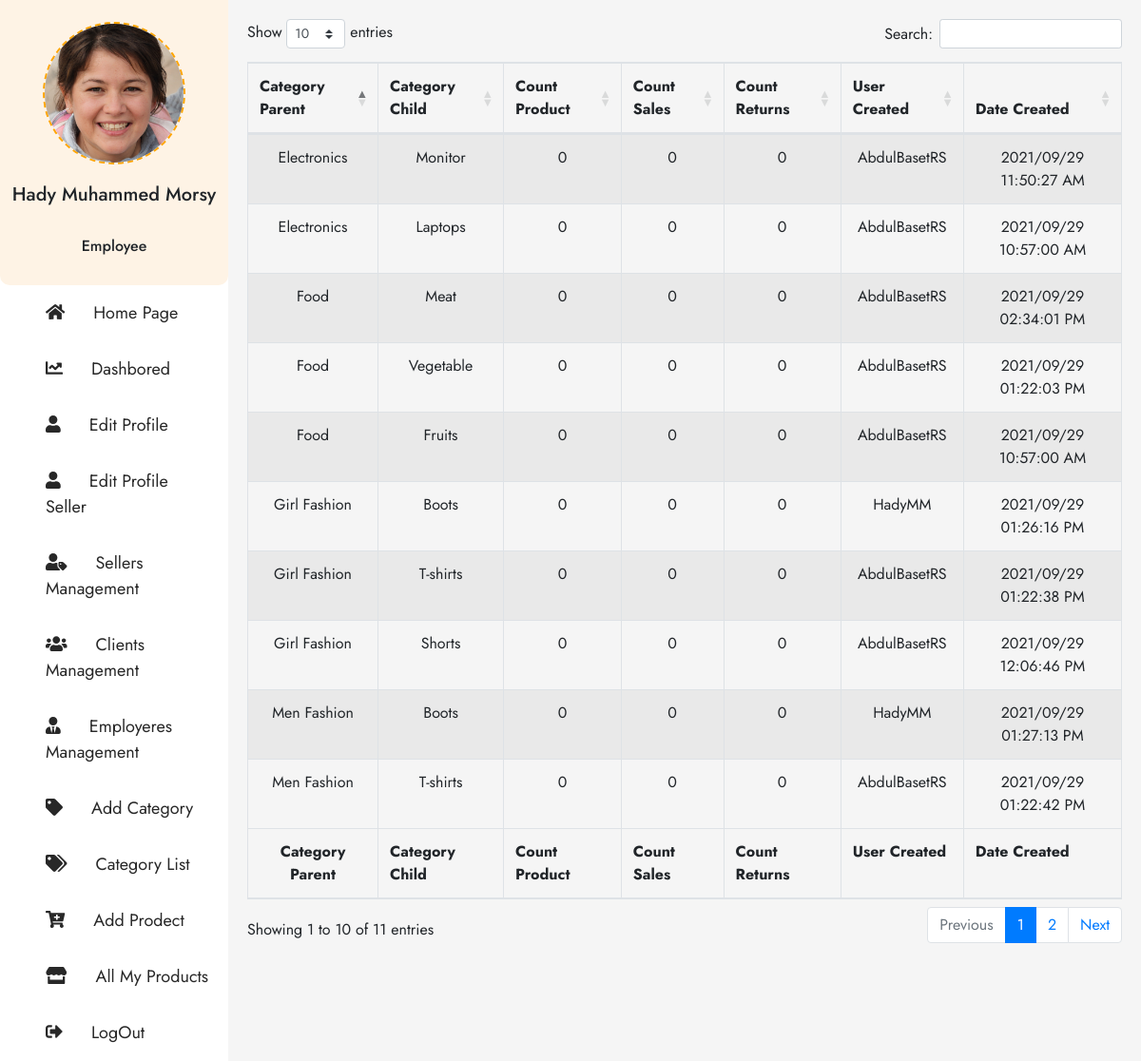
Page /Category-List.php (signed in) on the committed database.
### tables this page shows
CREATE TABLE `ha_category_list` (
  `HA_C_L_ID` bigint(20) UNSIGNED NOT NULL,
  `HA_C_L_Name_Parent` varchar(255) NOT NULL,
  `HA_C_L_Name_Child` varchar(255) NOT NULL,
  `HA_C_L_Parent_ID` varchar(255) NOT NULL,
  `HA_C_L_Status` varchar(255) NOT NULL,
  `HA_C_L_Count_Products` varchar(255) NOT NULL,
  `HA_C_L_Count_Sales` varchar(255) NOT NULL,
  `HA_C_L_Count_Returns` varchar(255) NOT NULL,
  `HA_C_L_Date_Created` varchar(255) NOT NULL,
  `HA_C_L_Time_Created` varchar(255) NOT NULL,
  `HA_C_L_User_ID_Created` varchar(255) NOT NULL
);

CREATE TABLE `ha_users` (
  `HA_U_ID` bigint(20) UNSIGNED NOT NULL,
  `HA_U_Username` varchar(255) NOT NULL,
  `HA_U_Password` varchar(255) NOT NULL,
  `HA_U_User_Status` varchar(255) NOT NULL,
  `HA_U_Last_Login` varchar(255) NOT NULL,
  `HA_U_First_Name` varchar(255) NOT NULL,
  `HA_U_Second_Name` varchar(255) NOT NULL,
  `HA_U_Last_Name` varchar(255) NOT NULL,
  `HA_U_Country` varchar(255) NOT NULL,
  `HA_U_Email` varchar(255) NOT NULL,
  `HA_U_User_Type` varchar(255) NOT NULL,
  `HA_P_Views` varchar(255) NOT NULL,
  `HA_U_Sales` varchar(255) NOT NULL,
  `HA_U_Purchase` varchar(255) NOT NULL,
  `HA_U_Date_Created` varchar(255) NOT NULL,
  `HA_U_Time_Created` varchar(255) NOT NULL
);

### Datebase/DB_Category_List.php (called while the page is built, shortened)
<?php
    $SQL_Category_List = 'SELECT * FROM ha_category_list WHERE HA_C_L_Status = "Active" AND HA_C_L_Parent_ID != "" ORDER BY HA_C_L_ID DESC ';
    $Result_Category_List = mysqli_query($Connection,$SQL_Category_List);
    $Count_Category_List  = mysqli_num_rows($Result_Category_List);
?>

### Website-Structure/Category-List-Body.php (the view)
<div class="right-All-Clients Dasbored-content">
<table id="example" class="table table-striped table-bordered" style="width:100%;text-align:center;">
        <thead>
            <tr>
                <th>Category Parent</th>
                <th>Category Child</th>
                <th>Count Product</th>
                <th>Count Sales</th>
                <th>Count Returns</th>
                <th>User Created</th>
                <th>Date Created</th>
            </tr>
        </thead>
        <tbody>
            <?php
                if ($Count_Category_List > 0) {
                    while ($Rows = mysqli_fetch_array($Result_Category_List)) {
                        $SQL_Get_Parent_Name = 'SELECT HA_C_L_Name_Parent FROM ha_category_list WHERE HA_C_L_ID = "'.$Rows['HA_C_L_Parent_ID'].'"';
                        $Result_Get_Parent_Name = mysqli_query($Connection,$SQL_Get_Parent_Name);
                        $Row_Get_Parent_Name  = mysqli_fetch_array($Result_Get_Parent_Name, MYSQLI_ASSOC);
                        $SQL_Get_Username= 'SELECT HA_U_Username FROM ha_users WHERE HA_U_ID = "'.$Rows['HA_C_L_User_ID_Created'].'"';
                        $Result_Get_Username = mysqli_query($Connection,$SQL_Get_Username);
                        $Row_Get_Username = mysqli_fetch_array($Result_Get_Username, MYSQLI_ASSOC);
                        echo '
                            <tr>
                                <td>'.$Row_Get_Parent_Name['HA_C_L_Name_Parent'].'</td>
                                <td>'.$Rows['HA_C_L_Name_Child'].'</td>
                                <td>'.$Rows['HA_C_L_Count_Products'].'</td>
                                <td>'.$Rows['HA_C_L_Count_Sales'].'</td>
                                <td>'.$Rows['HA_C_L_Count_Returns'].'</td>
                                <td>'.$Row_Get_Username['HA_U_Username'].'</td>
                                <td>'.$Rows['HA_C_L_Date_Created'] . ' ' . $Rows['HA_C_L_Time_Created'] . '</td>
                            </tr>
                        ';
                    }
                }
            ?>
        </tbody>
        <tfoot>
            <tr>
                <th>Category Parent</th>
                <th>Category Child</th>
                <th>Count Product</th>
                <th>Count Sales</th>
                <th>Count Returns</th>
                <th>User Created</th>
                <th>Date Created</th>
            </tr>
        </tfoot>
    </table>
</div>

### CSS-Files/H_A.css (style rules this page uses)
body { font-family: 'Jost', sans-serif; font-weight: 400; }
.container-hady .right-All-Clients { flex-basis: 80%; background-color: #f5f5f5; padding: 20px; }
tfoot tr th:first-child { text-align: center; }

### rows in the picture
ha_category_list: ha_category_list.HA_C_L_Name_Parent "Food", HA_C_L_Name_Child "Meat", HA_C_L_Count_Products "0", HA_C_L_Count_Sales "0", HA_C_L_Count_Returns "0", ha_users.HA_U_Username "AbdulBasetRS", HA_C_L_Date_Created "2021/09/29", HA_C_L_Time_Created "02:34:01 PM"
ha_category_list: ha_category_list.HA_C_L_Name_Parent "Men Fashion", HA_C_L_Name_Child "Boots", HA_C_L_Count_Products "0", HA_C_L_Count_Sales "0", HA_C_L_Count_Returns "0", ha_users.HA_U_Username "HadyMM", HA_C_L_Date_Created "2021/09/29", HA_C_L_Time_Created "01:27:13 PM"
ha_category_list: ha_category_list.HA_C_L_Name_Parent "Girl Fashion", HA_C_L_Name_Child "Boots", HA_C_L_Count_Products "0", HA_C_L_Count_Sales "0", HA_C_L_Count_Returns "0", ha_users.HA_U_Username "HadyMM", HA_C_L_Date_Created "2021/09/29", HA_C_L_Time_Created "01:26:16 PM"
ha_category_list: ha_category_list.HA_C_L_Name_Parent "Men Fashion", HA_C_L_Name_Child "T-shirts", HA_C_L_Count_Products "0", HA_C_L_Count_Sales "0", HA_C_L_Count_Returns "0", ha_users.HA_U_Username "AbdulBasetRS", HA_C_L_Date_Created "2021/09/29", HA_C_L_Time_Created "01:22:42 PM"
ha_category_list: ha_category_list.HA_C_L_Name_Parent "Girl Fashion", HA_C_L_Name_Child "T-shirts", HA_C_L_Count_Products "0", HA_C_L_Count_Sales "0", HA_C_L_Count_Returns "0", ha_users.HA_U_Username "AbdulBasetRS", HA_C_L_Date_Created "2021/09/29", HA_C_L_Time_Created "01:22:38 PM"
ha_category_list: ha_category_list.HA_C_L_Name_Parent "Food", HA_C_L_Name_Child "Vegetable", HA_C_L_Count_Products "0", HA_C_L_Count_Sales "0", HA_C_L_Count_Returns "0", ha_users.HA_U_Username "AbdulBasetRS", HA_C_L_Date_Created "2021/09/29", HA_C_L_Time_Created "01:22:03 PM"
ha_category_list: ha_category_list.HA_C_L_Name_Parent "Girl Fashion", HA_C_L_Name_Child "Shorts", HA_C_L_Count_Products "0", HA_C_L_Count_Sales "0", HA_C_L_Count_Returns "0", ha_users.HA_U_Username "AbdulBasetRS", HA_C_L_Date_Created "2021/09/29", HA_C_L_Time_Created "12:06:46 PM"
ha_category_list: ha_category_list.HA_C_L_Name_Parent "Electronics", HA_C_L_Name_Child "Monitor", HA_C_L_Count_Products "0", HA_C_L_Count_Sales "0", HA_C_L_Count_Returns "0", ha_users.HA_U_Username "AbdulBasetRS", HA_C_L_Date_Created "2021/09/29", HA_C_L_Time_Created "11:50:27 AM"
ha_category_list: ha_category_list.HA_C_L_Name_Parent "Electronics", HA_C_L_Name_Child "Laptops", HA_C_L_Count_Products "0", HA_C_L_Count_Sales "0", HA_C_L_Count_Returns "0", ha_users.HA_U_Username "AbdulBasetRS", HA_C_L_Date_Created "2021/09/29", HA_C_L_Time_Created "10:57:00 AM"
ha_category_list: ha_category_list.HA_C_L_Name_Parent "Food", HA_C_L_Name_Child "Fruits", HA_C_L_Count_Products "0", HA_C_L_Count_Sales "0", HA_C_L_Count_Returns "0", ha_users.HA_U_Username "AbdulBasetRS", HA_C_L_Date_Created "2021/09/29", HA_C_L_Time_Created "10:57:00 AM"

### other values in the picture
$_SESSION['User_First_Three_Names'] "Hady Muhammed Morsy"
$_SESSION['HA_U_User_Type'] "Employee"
